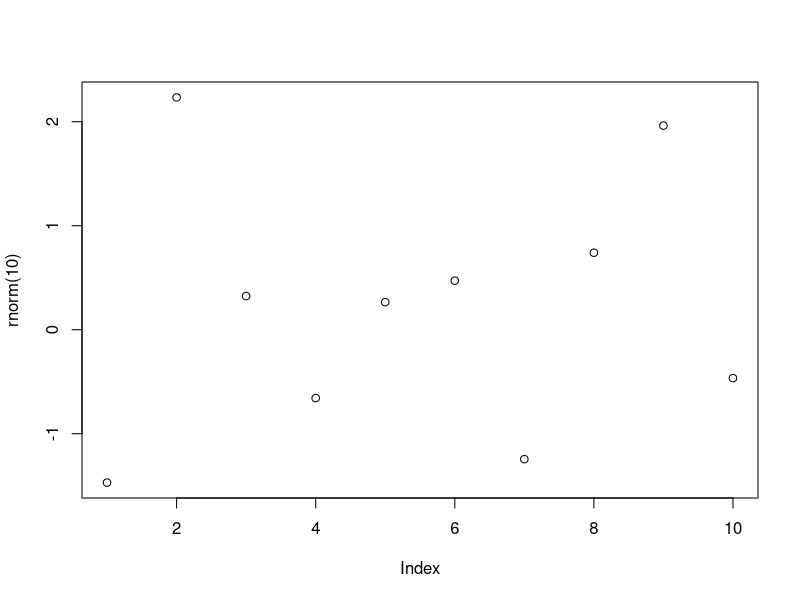

Reproduce this figure in R.
?sample

args(sample)
args(mean)
args(sd)

# Funções built-in (pacote base do pacote R)
abs(-43)
sum(c(1:5))
mean(c(1:5))
append(c(1:5),6)

# Funções dentro de funções
plot(rnorm(10))

# Criando funções
myFunc <- function(x) {
  x + x
}
myFunc(10)

myFunc2 <- function(a, b) {
  valor = a ^ b
  print(valor)
}

myFunc2(2,2)

jogando_dados <- function() {
  num <- sample(1:6, size = 1)
  num
}
jogando_dados()

# Funções sem número definido de argumentos
vec1 <- (10:13)
vec2 <- c("a", "b", "c", "d")
vec3 <- c(6.5, 9.2, 11.9, 5.1)

myFunc3 <- function(...) {
  df = data.frame(cbind(...))
  print(df)
}
myFunc3(vec1)

myFunc3(vec1, vec2)

myFunc3(vec1, vec2, vec3)

